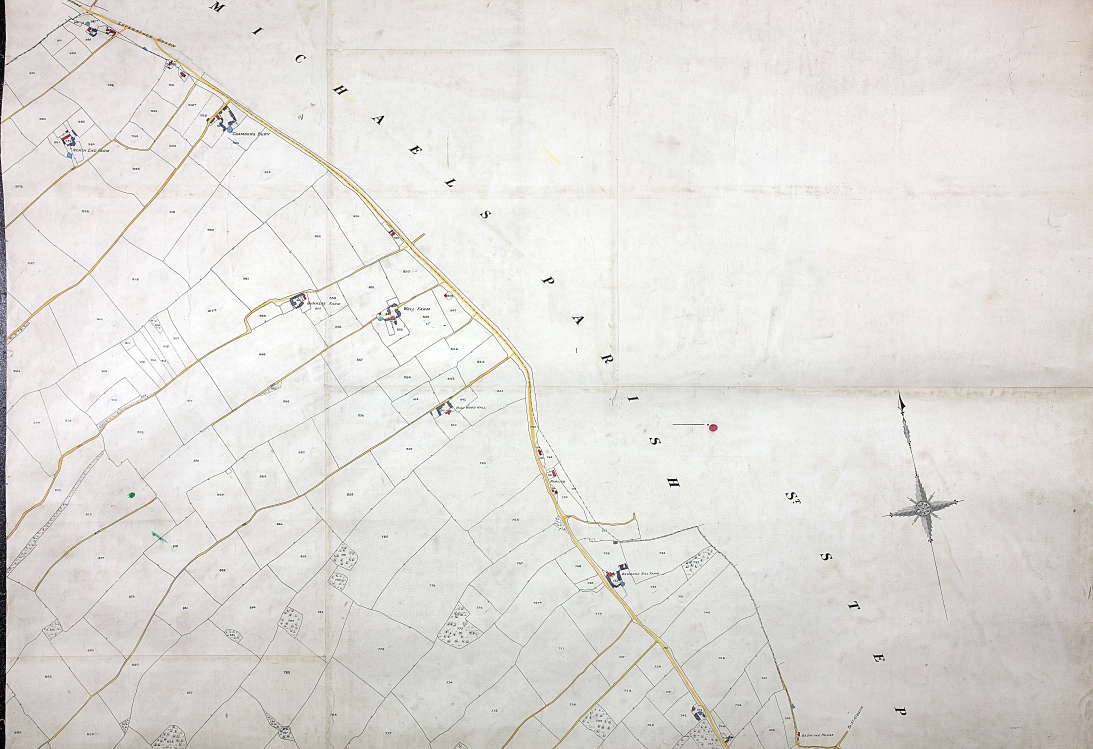
#> input picture source_images/IR30-15-1_1_Abbotts_Langley_Herts.jpg, 5464 x 3744 px (shown at 1/5 size)
$ python -i ocr_plots.py   (imports and definitions only)
#> lines starting #> are read from the running program, lines starting #| are printed output that depends on the picture; after the words box and inside, x2 and y2 are one past the last pixel; in counts of white or black regions, pixels touching at a corner belong together
#!/usr/bin/env python3
"""Locate tithe-map plot numbers by OCR and write data/plot_points.geojson.

For each original scan: run several OCR passes (raw + upscaled/threshold variants, psm 11 & 12,
digits only), keep only reads that match a known plot number from plots.json, and convert their
pixel positions to lon/lat using that sheet's saved georeferencing GCPs (the .points file).
Every number should occur once; we keep the highest-confidence detection across all sheets.

Coverage is partial by nature (faint/tiny numbers are missed). Missing numbers are written to
data/plots_missing.txt so they can be placed by hand in QGIS (see README).

Usage:
  micromamba run -n abbots_langley_map python scripts/ocr_plots.py            # all sheets
  micromamba run -n abbots_langley_map python scripts/ocr_plots.py 3          # one sheet (test)
"""
import csv
import io
import json
import math
import os
import re
import subprocess
import sys
import tempfile

import cv2
import numpy as np

# [1 line not run here, left out]
SCANS = "source_images/IR30-15-1_%s_Abbotts_Langley_Herts.jpg"
R = 6378137.0  # web-mercator sphere radius


# [4 lines left out: function natkey, not called in this run]

# OCR confidence floor by digit length: short numbers are easy to hallucinate, so demand more.
MIN_CONF = {1: 75, 2: 55}


# Map numbers sit at field-aligned angles, so OCR each variant at a few rotations and map the
# detections back. Rotation (not contrast) is what recovers most missed numbers.
ANGLES = (0, -10, -6, -3, 3, 6, 10)


def _ocr_image(img, scale, M=None, psms=(11, 12)):
    """OCR one image; yield (number, conf, col, row) in original-scan coords. M maps this
    (possibly rotated) image's coords back to the unrotated variant (cv2 affine, dst->src)."""
    with tempfile.NamedTemporaryFile(suffix=".png") as f:
        cv2.imwrite(f.name, img)
        for psm in psms:
            out = subprocess.run(
                ["tesseract", f.name, "stdout", "--psm", str(psm),
                 "-c", "tessedit_char_whitelist=0123456789", "tsv"],
                capture_output=True, text=True).stdout
            for r in csv.DictReader(io.StringIO(out), delimiter="\t"):
                t = (r.get("text") or "").strip()
                if t not in KNOWN:
                    continue
                try:
                    c = float(r.get("conf", -1))
                except ValueError:
                    continue
                if c < MIN_CONF.get(len(t), 30):
                    continue
                col = int(r["left"]) + int(r["width"]) / 2
                row = int(r["top"]) + int(r["height"]) / 2
                if M is not None:  # back to unrotated variant coords (M is the warpAffine matrix)
                    col, row = (M @ np.array([col, row, 1.0]))[:2]
                yield t, c, col / scale, row / scale


def ocr_detections(scan):
    """List of (number, conf, col, row) validated against KNOWN, from several OCR passes."""
    gray = cv2.cvtColor(cv2.imread(scan), cv2.COLOR_BGR2GRAY)
#> gray: shape (3744, 5464); min 0, max 255, mean 223.1
    up = cv2.resize(gray, None, fx=2, fy=2, interpolation=cv2.INTER_CUBIC)
    otsu = cv2.threshold(up, 0, 255, cv2.THRESH_BINARY + cv2.THRESH_OTSU)[1]
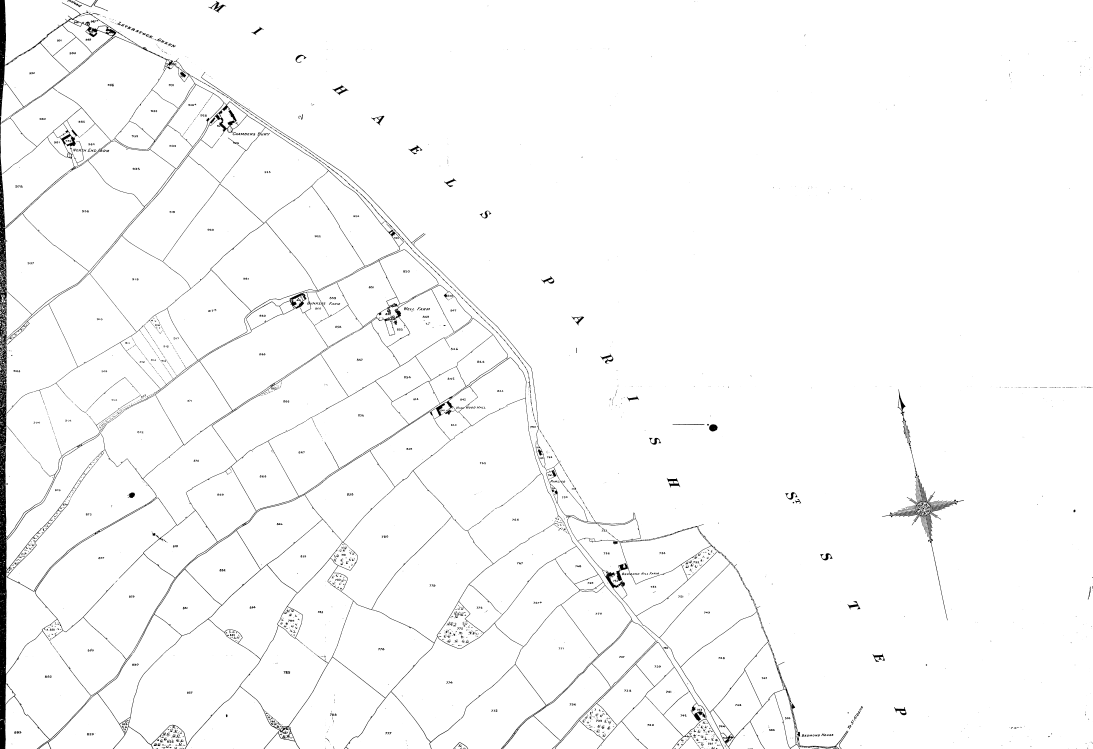
#> otsu: shape (7488, 10928) (shown at 1/10 size); 98% white; 3544 black regions (1309 under 20 px), largest, box (x1, y1, x2, y2) and area: (0, 0, 6556, 7488) 942214, (2010, 770, 8002, 7488) 130341, (5549, 6408, 7242, 7488) 35187
    dets = []
    # Upright pass: both variants, both PSMs (the original recall).
    dets.extend(_ocr_image(gray, 1))
#> (this line was passed over: subprocess is not available in this run)
    dets.extend(_ocr_image(otsu, 2))
#> (this line was passed over: subprocess is not available in this run)
    # Rotated passes: cheaper (non-upscaled grey, single PSM) to recover field-angled numbers.
    h, w = gray.shape
#> h = 3744; w = 5464
    for a in ANGLES:
        if a == 0:
            continue
        M = cv2.getRotationMatrix2D((w / 2, h / 2), a, 1.0)
        rot = cv2.warpAffine(gray, M, (w, h), borderValue=255)
        dets.extend(_ocr_image(rot, 1, cv2.invertAffineTransform(M), psms=(11,)))
#> this loop made 2 passes
#> pass 2, in ocr_detections, `rot = cv2.warpAffine(gray, M, (w, h), borderValue=255)`:
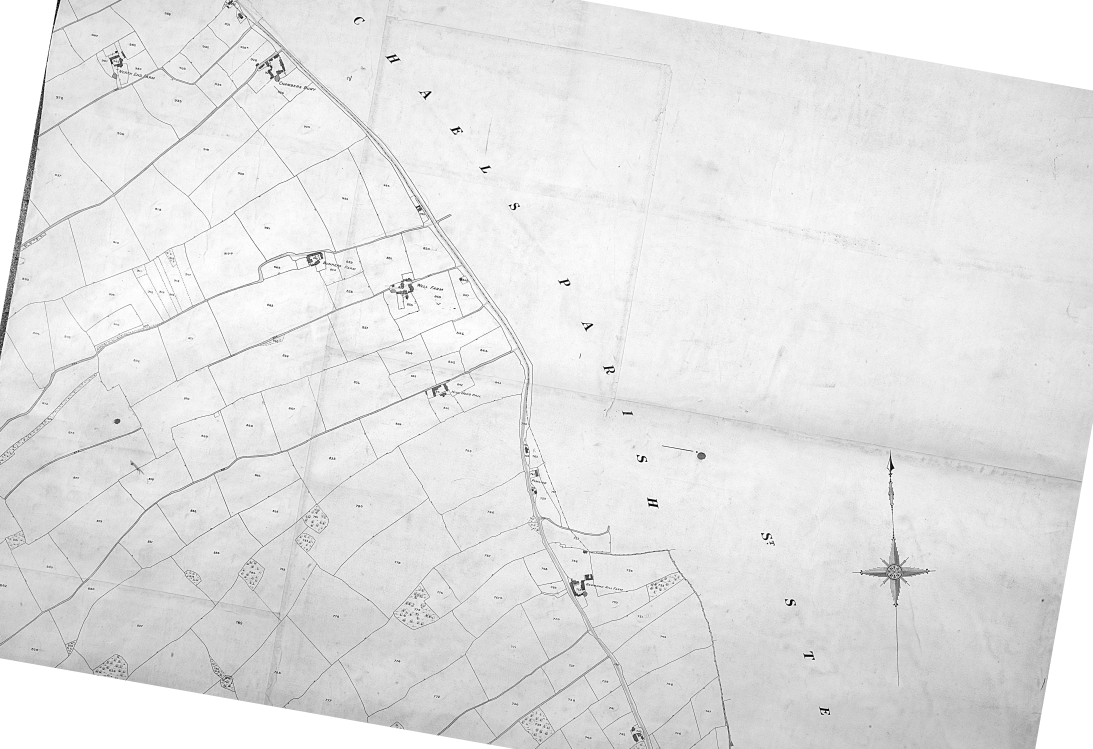
#> rot: shape (3744, 5464) (shown at 1/5 size); min 0, max 255, mean 227.8
#> after the loop, dets = []
    return dets


# [67 lines left out: functions load_gcps, fit_transform, to_lonlat, main, not called in this run]


# [3 lines not run here, left out]

#> (the run stopped early here; a loop or call above may not have finished)

$ run again, on source_images/IR30-15-1_7_Abbotts_Langley_Herts.jpg
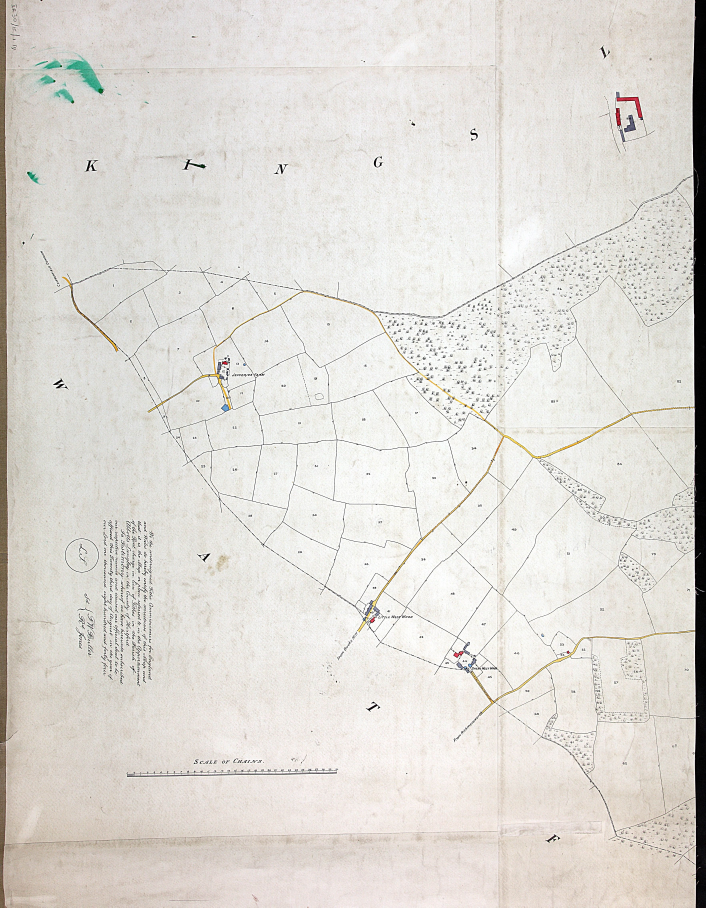
#> input picture source_images/IR30-15-1_7_Abbotts_Langley_Herts.jpg, 3528 x 4536 px (shown at 1/5 size)
#> in ocr_detections, `otsu = cv2.threshold(up, 0, 255, cv2.THRESH_BINARY + cv2.THRESH_OTSU)[1]`:
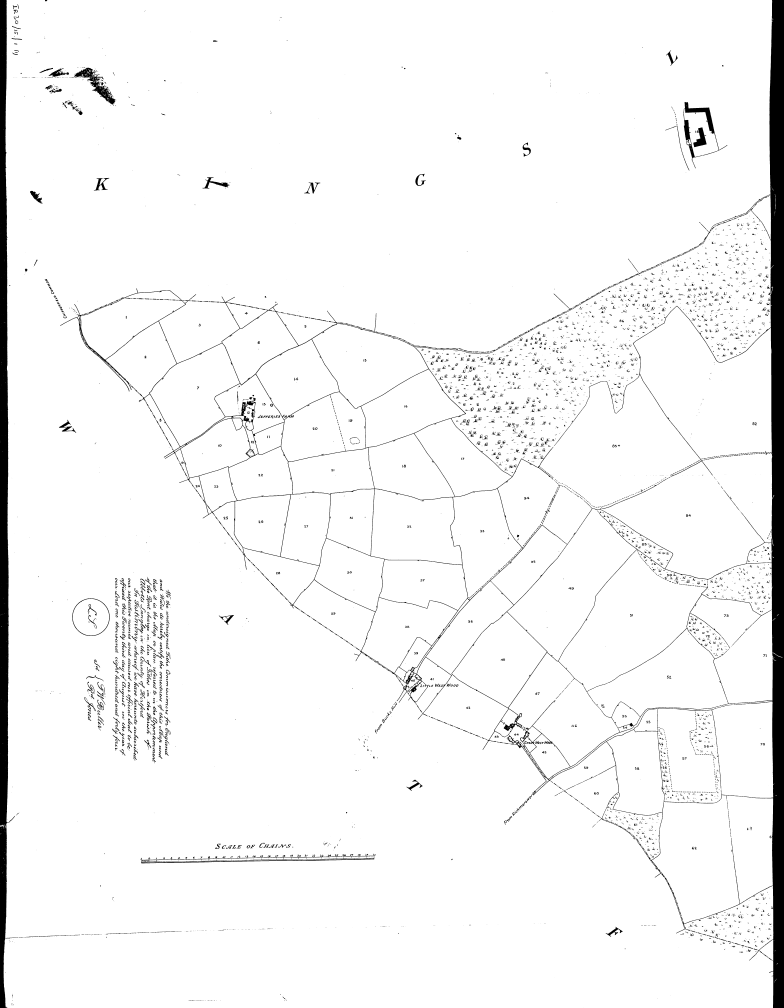
#> otsu: shape (9072, 7056) (shown at 1/9 size); 96% white; 6628 black regions (2935 under 20 px), largest, box (x1, y1, x2, y2) and area: (541, 0, 7056, 9072) 1353575, (0, 0, 134, 9072) 574229, (6151, 917, 6546, 1515) 31554
#> the loop in ocr_detections, `for a in ANGLES:` made 2 passes
#> pass 2, in ocr_detections, `rot = cv2.warpAffine(gray, M, (w, h), borderValue=255)`:
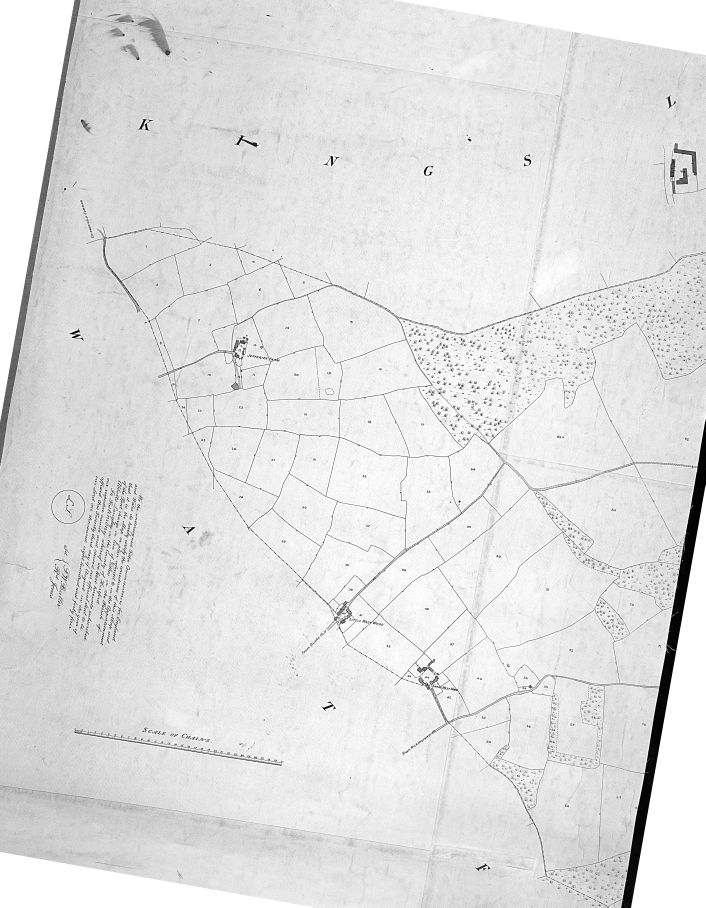
#> rot: shape (4536, 3528) (shown at 1/5 size); min 0, max 255, mean 225.3
#> after the loop in ocr_detections, `for a in ANGLES:`: dets = []
